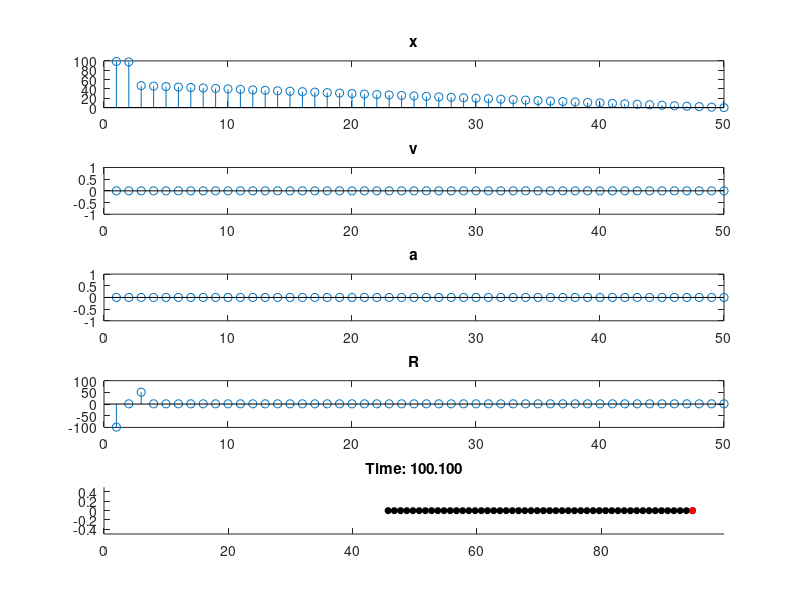

Reproduce this figure in MATLAB.
%test_traffic
function test_traffic_smoothing
global k_pd d_f xmax active_cars dt tidx tau n_cars t_h v0 n_steps skip_steps k1 k2 ka1 ka2 PLOT

close all

PLOT=1;

k_pd=1;

% Forward simulate dynamics.
dt=0.1;
% Servo loop time lag
tau=0.55;
% Headway time
t_h=1;

% Control gains
k1=1;
k2=1;

ka1=0.00;
ka2=0.00;

n_steps=1000;
skip_steps=100;
n_cars=50;
active_cars=[3];%[2,6,10,14,16,20,24];
T=0:dt:dt*n_steps;
v0=1;
d_th=v0*t_h;
d_f=1;
d_init=1*d_th;

% Positions.
% x=[linspace(n_cars*d_init,d_init,n_cars)';[1;zeros(n_cars-1,1)]];
x=2*n_cars*d_init*rand(n_cars,1);
x=sort(x,'descend');
% x=linspace(10+(n_cars-1)*d_init,10,n_cars)';

% Velocities.
x=[x;v0;zeros(n_cars-1,1)];

% Accelerations
x=[x;zeros(n_cars,1)];

%x=[x;0.4+0.05*rand(n_cars,1)];
xmax=max(x(1:n_cars));

% sgd(x);
score=run(x)

%=~=~=~=~=~=~=~=~=~=~=~=~=~=~=~=~=~=~=~=~=~=~=~=~=~=~=~=~=~=~=~=~=~=~=~=~=~
function sgd(x)
global k1 k2 ka1 ka2
ka1=k1;
ka2=k2;
% Stochastic Gradient Descent
n_trials=200;
PLOT=1;
scores=zeros(n_trials,1);
for trial=1:n_trials
  % Evaluate objective at current point
  score_old=run(x);
  ka1_old=ka1;
  ka2_old=ka2;
  % Generate test point.
  sigma=0.1; 
  for attempts=1:10
    ka1=ka1_old+normrnd(0,sigma);
    ka2=ka2_old+normrnd(0,sigma);
    ka1=max(0,ka1);
    ka2=max(0,ka2);
    % Evaluate objective at test point.
    score=run(x);
    if ~isnan(score)
      break;
    end
  end
  scores(trial)=score;
  if isnan(score)
    fprintf('No valid gain found near ka1=%.5f,ka2=%.5f\n',ka1_old,ka2_old);
  end
  fprintf('ka1=%.5f,ka2=%.5f,score=%.4f\n',ka1,ka2,score);
  figure(346)
  subplot(211)
  hold on
  scatter(ka1,ka2)
  xlim([0,1.5])
  ylim([0,1.5])
  subplot(212)
  plot(scores);
  % Update point.
  eta=0.0001;
  ka1=ka1_old-eta*(ka1-ka1_old)*(score-score_old);
  ka2=ka2_old-eta*(ka2-ka2_old)*(score-score_old);
end

%=~=~=~=~=~=~=~=~=~=~=~=~=~=~=~=~=~=~=~=~=~=~=~=~=~=~=~=~=~=~=~=~=~=~=~=~=~
function stable=is_stable_gain(k1,k2)
global t_h tau
stable=(k2+t_h*k1<=1/(2*tau)&2*t_h*k2+t_h^2*k1>2)| ...
       (k2+t_h*k1>=1/(2*tau)&((k2-1/(2*tau))^2<(t_h/tau-2)*k1)); 

%=~=~=~=~=~=~=~=~=~=~=~=~=~=~=~=~=~=~=~=~=~=~=~=~=~=~=~=~=~=~=~=~=~=~=~=~=~
function penalty=run(x)
global dt n_steps xmax d_f n_cars PLOT
penalty=0;
T=0:dt:dt*n_steps;
for tidx=1:numel(T)
  t=T(tidx);
  
  if PLOT
    plot_dynamics(x(1:n_cars),x(n_cars+1:2*n_cars),x(2*n_cars+1:3*n_cars),tidx);
  end
  
  u=control_pd(x,t);
  xdot=dynamics(x,t,u);
  
  % Threshold qdot to be positive
  xdot(1:n_cars)=max(0,xdot(1:n_cars));
  
  x(n_cars+1:2*n_cars)=x(n_cars+1:2*n_cars)+dt*xdot(n_cars+1:2*n_cars); 
  x(2*n_cars+1:end)=x(2*n_cars+1:end)+dt*xdot(2*n_cars+1:end);
  
  x(1)=min(x(1)+dt*xdot(1),x(n_cars)+xmax-d_f);
  if x(1)==x(n_cars)+xmax-d_f
    x(1+n_cars)=0;
    x(1+2*n_cars)=0;
  end
  for i=2:n_cars
    x(i)=min(x(i)+dt*xdot(i),x(i-1)-d_f);
    % If car got stopped, set velocity and acceleration to 0.
    if x(i)==x(i-1)-d_f
      x(i+n_cars)=0;
      x(i+2*n_cars)=0;
    end
    
    %x(i)=x(i)+dt*xdot(i);
  end
  penalty=penalty+cost(x,u);
end

%=~=~=~=~=~=~=~=~=~=~=~=~=~=~=~=~=~=~=~=~=~=~=~=~=~=~=~=~=~=~=~=~=~=~=~=~=~
function g=cost(x,u)
global xmax t_h n_cars
q=x(1:n_cars);
qbar=[q(end)+xmax-q(1);q(1:n_cars-1)-q(2:end)];
qdot=x(n_cars+1:2*n_cars);
qdotbar=[qdot(end)-q(1);qdot(1:n_cars-1)-qdot(2:end)];
R=1;
Q1=1;
Q2=0.0001;
% Remove highest error. This error is the gap in the string of cars
g=(Q1*norm(qbar-t_h*qdot)^2 + Q2*norm(qdotbar)^2 + R*norm(u)^2)/mean(qdot);

%=~=~=~=~=~=~=~=~=~=~=~=~=~=~=~=~=~=~=~=~=~=~=~=~=~=~=~=~=~=~=~=~=~=~=~=~=~
function u=control_pd(x,t)
global xmax t_h n_cars d_f active_cars k1 k2 ka1 ka2
q=x(1:n_cars);
qbar1=(q(end)+xmax)-q(1);
qbar=[qbar1;q(1:end-1)-q(2:end)];
qdot=x(n_cars+1:2*n_cars);
qdotbar1=qdot(end)-qdot(1);
qdotbar=[qdotbar1;qdot(1:end-1)-qdot(2:end)];
u=k1*(qbar-t_h*qdot-d_f)+k2*qdotbar;
%u=k1*(qbar-d_f)+k2*qdotbar;
u(active_cars)=ka1*(qbar(active_cars)-t_h*qdot(active_cars)-d_f)+ka2*qdotbar(active_cars);
%u(active_cars)=ka1*(qbar(active_cars)-d_f)+ka2*qdotbar(active_cars);

%=~=~=~=~=~=~=~=~=~=~=~=~=~=~=~=~=~=~=~=~=~=~=~=~=~=~=~=~=~=~=~=~=~=~=~=~=~
function xdot=dynamics(x,t,u)
global xmax active_cars k_pd d_f dt tau n_cars PLOT
q=x(1:n_cars);
qdot=x(n_cars+1:2*n_cars);
qddot=x(2*n_cars+1:3*n_cars);
xdot=[qdot;qddot;(u-qddot)/tau];

% % Dumb cars
% T=50*t;
% c=0.5;
% dumb_cars=logical(zeros(n_cars,1));
% dumb_cars(10)=1;
% %modulator=double(mod(t,T)>c*T);
% modulator=(1+sin(2*pi*t/T))/2;
% xdot(dumb_cars)=xdot(dumb_cars)*modulator;

%=~=~=~=~=~=~=~=~=~=~=~=~=~=~=~=~=~=~=~=~=~=~=~=~=~=~=~=~=~=~=~=~=~=~=~=~=~
function plot_dynamics(q,qdot,qddot,tidx)
global dt d_f skip_steps
if ~mod(tidx-1,skip_steps)
  figure(46)
  
  subplot(511)
  stem(q-min(q))
  title('x')
  
  subplot(512)
  stem(qdot)
  title('v')
  
  subplot(513)
  stem(qddot)
  title('a')
  
  subplot(514)
  stem([q(end)-q(1);q(1:end-1)-q(2:end)])
  title('R')
  
  subplot(515)
  plot_cars(q,46);
  title(sprintf('Time: %.3f',tidx*dt));
  %title('k_1=%.3f, k_2=%.3f, k_{a,1}=%.5f, k_{a,2}=%.5f, Time: %.3f',k1,k2,ka1,ka2,tidx*dt);

  fprintf('Time: %.4f\n',tidx*dt);
  fprintf('Index: %d\n',tidx);
  pause(0.01);
  %pause;
  
  set(gcf,'Position',[200 200 1000 500])
end

%=~=~=~=~=~=~=~=~=~=~=~=~=~=~=~=~=~=~=~=~=~=~=~=~=~=~=~=~=~=~=~=~=~=~=~=~=~
function q_wrap=wrap_around(q)
global xmax;
q_wrap=q;
for i=1:numel(q)
  if q(i)>xmax
    q_wrap(i)=mod(q(i),xmax);
  end
  if q(i)<0
    q_wrap(i)=xmax-mod(-q(i),xmax);
  end
end

%=~=~=~=~=~=~=~=~=~=~=~=~=~=~=~=~=~=~=~=~=~=~=~=~=~=~=~=~=~=~=~=~=~=~=~=~=~
function plot_cars(q,fig_handle)
global xmax active_cars;
q=wrap_around(q);
figure(fig_handle);
scatter(q,zeros(size(q)),'ks','SizeData',20,'MarkerEdgeColor','k','MarkerFaceColor','k')
hold on
for i=active_cars
  scatter(q(i),0,'rs','SizeData',20,'MarkerEdgeColor','r','MarkerFaceColor','r');
end
hold off
xlim([0,xmax])
ylim([-0.5,0.5])
%set(gcf,'Position',[200,200,1400,800])
drawnow;

%=~=~=~=~=~=~=~=~=~=~=~=~=~=~=~=~=~=~=~=~=~=~=~=~=~=~=~=~=~=~=~=~=~=~=~=~=~
function d=wrap_diff(x1,x2)
global xmax
diffs=[x1-x2+xmax,x1-x2,x1-x2-xmax];
absdiffs=abs(diffs);
m=min(absdiffs);
mi=find(absdiffs==m);
mi=mi(1);
d=diffs(mi);

% LocalWords:  linspace init rand
